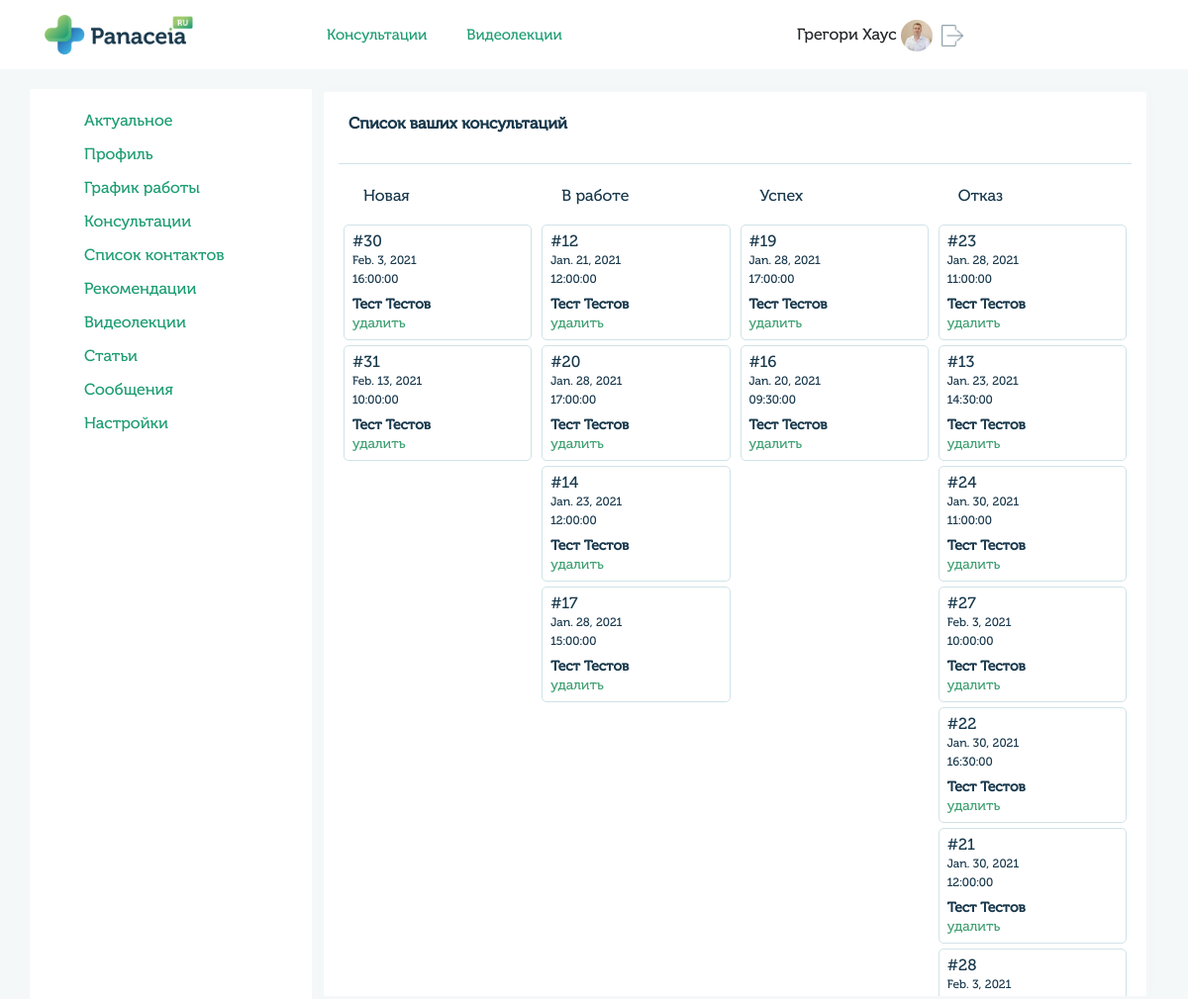
The page /profile/profile/consalt_doctor/ (signed in) on the database as committed earlier.
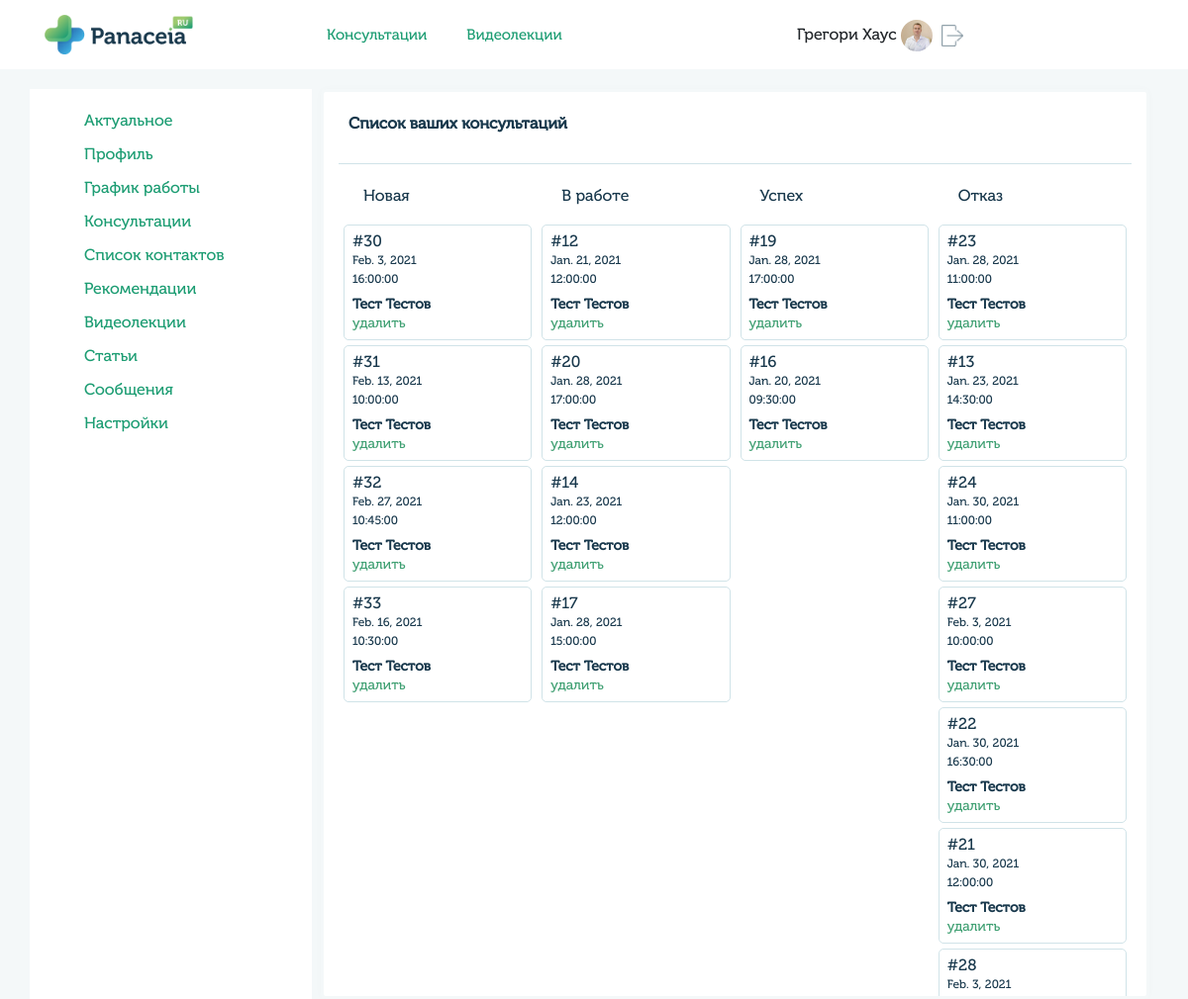
The same page on the database as committed later.
### userprofile/models.py (models this page shows, shortened)
class UserMain(models.Model):
    user = models.OneToOneField(User, on_delete=models.CASCADE)
    gender_list = (
        ('male', 'Мужской'),
        ('female', 'Женский')
    )
    queryset = TimeZone.objects.all()
    time_zone_list = []
    for i in queryset:
         time_zone_list.append((i.name, i.title))
    gender = models.CharField(blank=True,  max_length=6, choices=gender_list, verbose_name='Пол')
    avatar = models.ImageField(blank=True, upload_to='images/users', verbose_name='Изображение')
    fio = models.CharField(blank=True, max_length=100, verbose_name='ФИО')
    dob = models.CharField(blank=True, max_length=10, verbose_name='Дата рождения')
    city = models.CharField(blank=True, max_length=200, verbose_name='Город')
    time_zone = models.CharField(blank=True, max_length=200, choices=time_zone_list, verbose_name='Временная зона')
    skype = models.CharField(blank=True, max_length=50, verbose_name='Skype')
    whatsapp = models.CharField(blank=True, max_length=20, verbose_name='WhatsApp')
    phone = models.CharField(blank=True, max_length=20, verbose_name='Номер телефона')
    coords = models.CharField(blank=True, max_length=200, verbose_name='Координаты')
    class Meta:
        verbose_name = 'Профиль'
        verbose_name_plural = 'Профили'

### doctors/models.py (models this page shows, shortened)
class Meeting(models.Model):
    title = models.CharField(blank=True, max_length=100, verbose_name='Заголовок')
    date = models.DateField(blank=True, max_length=100, verbose_name='Дата')
    time_start = models.TimeField(max_length=100, verbose_name='Время начало', default='00:00:00')
    time_end = models.TimeField(max_length=100, verbose_name='Время конец', default='00:00:00')
    doctor_id = models.IntegerField(blank=True, verbose_name='Доктор', default=1)
    user_id = models.IntegerField(blank=True, verbose_name='Пациент', default=1)
    service_id = models.IntegerField(blank=True, verbose_name='Услуга', default=1)
    sort_id = models.IntegerField(blank=True, verbose_name='Индекс сортитровки', default=1)
    email_notify = models.BooleanField(blank=True, verbose_name='Уведомление на почту', default=0)
    status_list = [
        ('new', 'Новая'),
        ('work', 'В работе'),
        ('success', 'Выполнено'),
        ('reject', 'Отказ'),
        ('archive', 'Архив'),
    ]
    status = models.CharField(blank=True, null=True, max_length=11, choices=status_list, verbose_name='Статус')
    class Meta:
        verbose_name = 'Консультация'
        verbose_name_plural = 'Консультации'

### userprofile/views.py (the view)
# urls.py: path('profile/consalt_doctor/', views.get_task_view, name='user_profile_consalt_doctor'),
@login_required
def get_task_view(request):
    user_profile = UserMain.objects.get(user=request.user)
    user_doctor = UserDoctor.objects.get(user=request.user)
    meeting_new = get_task(UserMain, Meeting, request.user.id, 'new')
    meeting_work = get_task(UserMain, Meeting, request.user.id, 'work')
    meeting_success = get_task(UserMain, Meeting, request.user.id, 'success')
    meeting_reject = get_task(UserMain, Meeting, request.user.id, 'reject')
    data = {
        'user_profile': user_profile,
        'user_doctor': user_doctor,
        'meeting_new': meeting_new,
        'meeting_work': meeting_work,
        'meeting_success': meeting_success,
        'meeting_reject': meeting_reject,
    }
    if request.user.groups.filter(name='doctors').exists():
        return render(request, 'profile/consalt_doctor.html', data)

### userprofile/utility.py (called while the page is built)
def get_task(user_main, meeting, doctor_id, status):
    meeting_object_list = meeting.objects.filter(doctor_id=doctor_id, status=status).order_by('sort_id')
    meetings = list()
    for meeting in meeting_object_list:
        _meeting = {
            'id': meeting.id,
            'date': meeting.date,
            'time_start': str(meeting.time_start),
            'time_end': str(meeting.time_end),
            'user': user_main.objects.filter(user=meeting.user_id).values('fio')[0],
            'status': meeting.status,
            'sort_id': meeting.sort_id,
        }
        meetings.append(_meeting)
    return meetings

### templates/profile/consalt_doctor.html (shortened to what this page needs)
{% extends "base_generic.html" %}
{% block content %}
{% load static %}
<div class="col-md-9 px-4">
    <div class="row">
        <div class="col-md-12 block-info">
            <div class="row">
                <div class="col-md-6">
                    <h4>Список ваших консультаций</h4>
                </div>
            </div>
            <div class="line"></div>
            <div class="col-md-12 task-header">
                <div class="row">
                    <div class="col-md-3 task-status">
                         <p>Новая</p>
                    </div>
                    <div class="col-md-3 task-status">
                         <p>В работе</p>
                    </div>
                    <div class="col-md-3 task-status">
                         <p>Успех</p>
                    </div>
                    <div class="col-md-3 task-status">
                         <p>Отказ</p>
                    </div>
                </div>
            </div>
            <div class="col-md-12 task-body">
                <div class="row">
                    <div class="col-md-3 task-list" id="task-list-new" data-status="new">
                        {% for meeting in meeting_new %}
                            <div class="task-item show-modal task-get"  id="task-item-{{ meeting.id }}" data-id="{{ meeting.id }}" data-sort="{{ meeting.sort_id }}">
                                <p class="task-id">#{{ meeting.id }}</p>
                                <p class="task-date">{{ meeting.date }}</p>
                                <p class="task-time">{{ meeting.time_start }}</p>
                                <p class="task-name">{{ meeting.user.fio }}</p>
                                <p class="show-modal-info show-modal" data-id="{{ meeting.id }}">удалить</p>
                            </div>
                        {% endfor %}
                    </div>
                    <div class="col-md-3 task-list" id="task-list-work" data-status="work">
                        {% for meeting in meeting_work %}
                            <div class="task-item show-modal task-get" id="task-item-{{ meeting.id }}" data-id="{{ meeting.id }}" data-sort="{{ meeting.sort_id }}">
                                <p class="task-id">#{{ meeting.id }}</p>
                                <p class="task-date">{{ meeting.date }}</p>
                                <p class="task-time">{{ meeting.time_start }}</p>
                                <p class="task-name">{{ meeting.user.fio }}</p>
                                <p class="show-modal-info show-modal" data-id="{{ meeting.id }}">удалить</p>
                            </div>
                        {% endfor %}
                    </div>
                    <div class="col-md-3 task-list" id="task-list-success"  data-status="success">
                        {% for meeting in meeting_success %}
                            <div class="task-item show-modal task-get" id="task-item-{{ meeting.id }}" data-id="{{ meeting.id }}" data-sort="{{ meeting.sort_id }}">
                                <p class="task-id">#{{ meeting.id }}</p>
                                <p class="task-date">{{ meeting.date }}</p>
                                <p class="task-time">{{ meeting.time_start }}</p>
                                <p class="task-name">{{ meeting.user.fio }}</p>
                                <p class="show-modal-info show-modal" data-id="{{ meeting.id }}">удалить</p>
                            </div>
                        {% endfor %}
                    </div>
                    <div class="col-md-3 task-list" id="task-list-reject"  data-status="reject">
                        {% for meeting in meeting_reject %}
                            <div class="task-item show-modal task-get" id="task-item-{{ meeting.id }}" data-id="{{ meeting.id }}" data-sort="{{ meeting.sort_id }}">
                                <p class="task-id">#{{ meeting.id }}</p>
                                <p class="task-date">{{ meeting.date }}</p>
                                <p class="task-time">{{ meeting.time_start }}</p>
                                <p class="task-name">{{ meeting.user.fio }}</p>
                                <p class="show-modal-info show-modal" data-id="{{ meeting.id }}">удалить</p>
                            </div>
                        {% endfor %}
                    </div>
                </div>
            </div>
        </div>
    </div>
</div>
{% endblock %}

### templates/base_generic.html (shortened to what this page needs)
<html>
<head>
     {% load static %}
    <link rel="stylesheet" href="{% static 'css/stylelk.css' %}">
    <link rel="stylesheet" href="{% static 'css/bootstrap.min.css' %}">
    <link rel="stylesheet" href="{% static 'css/jquery-ui.css' %}">
    <link rel="stylesheet" href="{% static 'css/jquery.weekcalendar.css' %}">
    <link rel="stylesheet" href="{% static 'css/jquery.scrollbar.css' %}" >
    <link rel="stylesheet" href="{% static 'css/sp-style.css' %}" >
</head>
<body>
    <header>
        <div class="container">
            <div class="row">
                <div class="col-3">
                    <a href="{% url 'home' %}" class="logo-header"><img src="{% static 'img/logo.png' %}" alt="">
                    </a>
                </div>
                <div class="col-5">
                    <div class="botton-header">
                        <a href="#">Консультации</a><a href="#">Видеолекции</a>
                    </div>
                </div>
                <div class="col-4 header-info">
                    {% if request.user.is_authenticated %}
                        <div class="name-person">
                            {{user_profile.fio}}
                            {% if user_profile.avatar != '' %}
                                <img style="width:32px; height: 32px; padding:5px auto; object-fit: cover; border-radius:100px;" src="/media/{{user_profile.avatar}}" alt="">
                            {% else %}
                                <img style="width:32px; height: 32px; padding:5px auto; object-fit: cover; border-radius:100px;" src="{% static 'img/user.png' %}" alt="">
                            {% endif %}
                            <a href="{% url 'logout' %}"><img src="{% static 'img/logout.png' %}" alt=""></a>
                        </div>
                    {% endif %}
                </div>
            </div>
        </div>
    </header>
    <div class="bodylk">
        <div class="container">
            <div class="row">
                {% block sidebar %}
                <div class="col-md-3 sidebar">
                    {% if user.groups.all.0.name == "doctors" %}
                        <ul>
                            <li><a href="{% url 'user_profile' %}">Актуальное</a></li>
                            <li><a href="{% url 'user_profile_main' %}">Профиль</a></li>
                            <li><a href="{% url 'user_profile_grafik' %}">График работы</a></li>
                            <li><a href="{% url 'user_profile_consalt_doctor' %}">Консультации</a></li>
                            <li><a href="{% url 'user_profile_contact_user' %}">Список контактов</a></li>
                            <li><a href="{% url 'user_profile_recomend' %}">Рекомендации</a></li>
                            <li><a href="{% url 'user_profile_videos' %}">Видеолекции</a></li>
                            <li><a href="{% url 'user_profile_articles' %}">Статьи</a></li>
                            <li><a href="">Сообщения</a></li>
                            <li><a href="{% url 'user_profile_settings' %}">Настройки</a></li>
                        </ul>
                    {% endif %}
                </div>
                {% endblock %}
                {% block content %}{% endblock %}
            </div>
        </div>
    </div>
</body>
</html>

### static/css/stylelk.css (style rules this page uses)
a, abbr, acronym, address, applet, article, aside, audio, b, big, blockquote, body, canvas, caption, center, cite, code, dd, del, details, dfn, div, dl, dt, em, embed, fieldset, figcaption, figure, footer, form, h1, h2, h3, h4, h5, h6, header, hgroup, html, i, iframe, img, ins, kbd, label, legend, li, mark, menu, nav, object, ol, output, p, pre, q, ruby, s, samp, section, small, span, strike, strong, sub, summary, sup, table, tbody, td, tfoot, th, thead, time, tr, tt, u, ul, var, video { font-family: 'Museo Cyrl'; }
a { color: #1D9D73!important; text-decoration: none; background-color: transparent; -webkit-text-decoration-skip: objects; }
header { height: 70px; box-shadow: 0px 4px 8px rgba(0, 0, 0, 0.02); }
.logo-header img { margin-top:15px; height: 40px; }
.botton-header { line-height: 70px; }
.botton-header a { padding-right: 40px; font-size: 15px; line-height: 70px; color: #18384C; }
.name-person { line-height: 70px; }
.name-person a img { width: 22px; margin: 4px 5px; }
.bodylk { background:#F4F8F9; padding-top: 20px; }
.col-md-3.sidebar { min-height: calc(100vh); background: #fff; }
.sidebar ul { list-style-type: none; padding-top:10px; }
.sidebar ul li { padding-top:10px; }
.block-info { background: #fff; border: solid 3px #f4f8f9; border-radius: 5px; box-shadow: 0px 0px 8px rgba(0, 0, 0, 0.02); }
.line { height: 1px; background:#d0e3e8; border:5px; }
.block-info h4 { padding:24px 10px; font-style: normal; font-weight: 600; font-size: 16px; line-height: 16px; color: #18384C; }
.block-info p { padding: 24px 10px 0px;font-style: normal;font-weight: 200;font-size: 16px;line-height: 16px;color: #18384C; }

### static/css/sp-style.css (style rules this page uses)
.task-body { height: 785px; overflow: hidden; }
.task-list { height: 785px; }
.task-item { margin: 5px; padding: 5px; border: 1px solid #d0e3e8; border-radius: 5px; cursor: pointer; background: #fff; }
.task-item p { margin: 3px; padding: 0px; }
.task-item .task-date, .task-item .task-time { font-size: 12px; }
.task-item .task-name { font-size: 14px; font-weight: 600; margin-top: 10px; }
.task-item .show-modal-info { font-size: 14px; color: #40a073; }

Rows that differ between the two databases and show on the page:
added Meeting: date "Feb. 27, 2021"
added Meeting: date "Feb. 16, 2021"
Other text that changed with them:
new list line: "# 32 10:45:00 Тест Тестов удалить"
new list line: "# 33 10:30:00 Тест Тестов удалить"
